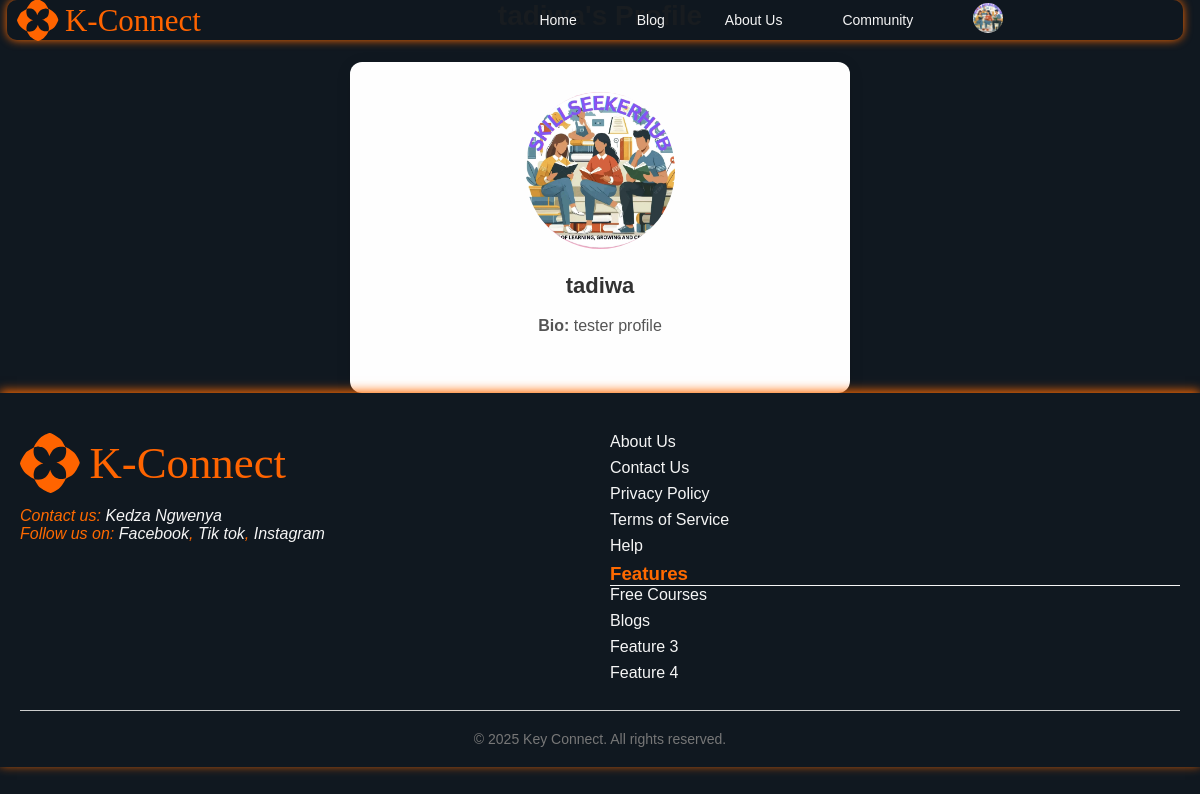
Screenshot of /profile/5/ (signed in) with the database file from the repository.
### keyConnectapp/models.py (models this page shows, shortened)
class Profile(models.Model):
    user = models.OneToOneField(settings.AUTH_USER_MODEL, on_delete=models.CASCADE)
    display_name = models.CharField(max_length=100, blank=True)
    avatar = models.ImageField(upload_to="avatars/", blank=True, null=True)
    bio = models.TextField(blank=True)
    personal_details = models.TextField(blank=True)  # Additional personal info

### keyConnectapp/views.py (the view)
# urls.py: path('profile/<int:user_id>/', views.profile_view, name='profile'),
def profile_view(request, user_id):
    user_obj = get_object_or_404(User, id=user_id)
    profile = Profile.objects.filter(user=user_obj).first()
    blogs = getattr(user_obj, "blogs", None)
    blogs = blogs.all()[:6] if blogs else []
    return render(request, "keyConnectapp/profile.html", {
        "profile_user": user_obj,
        "profile": profile,
        "blogs": blogs,
    })

### keyConnectapp/context_processors.py (called while the page is built)
def user_profile(request):
    if request.user.is_authenticated:
        try:
            profile = Profile.objects.get(user=request.user)
        except Profile.DoesNotExist:
            profile = None
    else:
        profile = None
    return {'nav_profile': profile}

### keyConnectapp/templates/keyConnectapp/profile.html (shortened to what this page needs)
{% extends "base.html" %}
{% load static %}
{% block content %}
<h2 class="profile-page__title">{{ profile_user.username }}'s Profile</h2>
<div class="profile-page__info">
    {% if profile and profile.avatar %}
        <img src="{{ profile.avatar.url }}" alt="{{ profile.display_name }}" class="profile-page__avatar" />
    {% else %}
        <img src="{% static 'keyConnectapp/images/default_avatar.png' %}" alt="Default avatar" class="profile-page__avatar" />
    {% endif %}
    <h3 class="profile-page__display-name">{{ profile.display_name|default:profile_user.username }}</h3>
    <p class="profile-page__bio"><strong>Bio:</strong> {{ profile.bio|linebreaksbr|default:"No bio yet." }}</p>
</div>
{% endblock %}

### templates/base.html (shortened to what this page needs)
<!DOCTYPE html>
<html>
<head>
    {% load static %}
    <link rel="stylesheet" href="{% static 'keyConnectapp/style.css' %}">
</head>
<body>
    <header class="main-header">
    <nav class="navbar">
        <img class="logo" src="{% static 'keyConnectapp/images/k-connectsidelogo.svg' %}" alt="Logo" />
        <ul class="nav-links">
            <li><a href="{% url 'home' %}">Home</a></li>
            <li><a href="{% url 'blog' %}">Blog</a></li>
            <li><a href="{% url 'about_us' %}">About Us</a></li>
            <li><a href="{% url 'community_list' %}">Community</a></li>
            {% if user.is_authenticated %}
            <li class="profile-dropdown">
                <img src="{% if nav_profile and nav_profile.avatar %}{{ nav_profile.avatar.url }}{% else %}{% static 'keyConnectapp/images/default_avatar.png' %}{% endif %}"
                    alt="Profile" class="nav-profile-pic" />
            </li>
            {% else %}
            <li><a href="{% url 'login' %}">Login</a></li>
            <li><a href="{% url 'register' %}"><span class="sign-up">Register</span></a></li>
            {% endif %}
        </ul>
    </nav>
</header>
    <main>
        {% block content %}{% endblock %}
    </main>
    <footer>
        <div class="footer-container">
            <address class="footer-left">
                <div class="footer-logo">
                    <img class="logo" src="{% static 'keyConnectapp/images/k-connectsidelogo.svg' %}" alt="Logo">
                </div>
                <p>Contact us: <a href="mailto:kedzangwenya@gmail.com">Kedza Ngwenya</a></p>
                <p>Follow us on:
                    <a href="https://www.facebook.com/MrafricaNgwenya">Facebook</a>,
                    <a href="https://www.tiktok.com/@mr_africa_official?_t=ZS-8yn49LGngob&_r=1">Tik tok</a>,
                    <a href=" https://www.instagram.com/mr_africa_black_is_power?igsh=eW40cGF0cjF5djY0">Instagram</a>
                </p>
            </address>
            <div class="footer-right">
                <nav class="footer-nav">
                    <ul>
                        <li><a href="{% url 'about_us' %}">About Us</a></li>
                        <li><a href="#">Contact Us</a></li>
                        <li><a href="#">Privacy Policy</a></li>
                        <li><a href="#">Terms of Service</a></li>
                        <li><a href="#">Help</a></li>
                    </ul>
                </nav>
                <div class="feature">
                    <h3>Features</h3>
                    <ul>
                        <li><a href="#">Free Courses</a></li>
                        <li><a href="#">Blogs</a></li>
                        <li><a href="#">Feature 3</a></li>
                        <li><a href="#">Feature 4</a></li>
                    </ul>
                </div>
            </div>
        </div>
        <div class="footer-bottom">
            <p>&copy; 2025 Key Connect. All rights reserved.</p>
        </div>
    </footer>
</body>
</html>

### keyConnectapp/static/keyConnectapp/style.css (style rules this page uses)
* { margin: 0; padding: 0; box-sizing: border-box; font-family: 'Arial', 'roboto'; }
:root { --background-color1: #ffb400; --background-color2: #ff6a00; --text-color: #2b2b2b; --rich-black: #101820; --rich-black2: #10182085; --text-color2: #f5f5f5; --test-color1: #ff6a00; }
body { background-color: var(--rich-black); }
.main-header { width: 98%; height: 40px; background-color: var(--rich-black2); display: flex; align-items: center; padding: 0 10px; margin: auto; border-radius: 10px; box-shadow: 0 0 10px var(--background-color2); position: fixed; top: 0; left: 7px; z-index: 1000; }
.navbar { width: 100%; display: flex; justify-content: space-between; align-items: center; }
.logo { height: 15%; width: 17%; }
.nav-links { list-style: none; display: flex; align-items: center; gap: 60px; margin: 0; width: 60%; padding: 0 5px 0 60px; }
.nav-links li { position: relative; }
.nav-links a { text-decoration: none; color: var(--text-color2); font-size: 14px; }
.nav-profile-pic { height: 30px; width: 30px; border-radius: 50%; cursor: pointer; object-fit: cover; aspect-ratio: 1 / 1; margin: 2 0 0 10px; }
.profile-dropdown { position: relative; }
:root { --cards-visible: 3; --gap: 20px; --card-height: 320px; }
footer { background-color: var(--rich-black); padding: 40px 20px 20px; font-family: sans-serif; box-shadow: 0 -2px 10px var(--background-color2); }
.feature h3 { color: var(--background-color2); border-bottom: 1px solid var(--text-color2); }
.footer-container { display: flex; justify-content: space-between; flex-wrap: wrap; gap: 20px; border-bottom: 1px solid #ccc; padding-bottom: 20px; }
.footer-container p { color: var(--background-color2); }
.footer-left, .footer-right { flex: 1; min-width: 250px; }
.footer-logo img { width: 50%; height: 15%; margin-bottom: 10px; }
.footer-nav ul, .feature ul { list-style: none; padding: 0; }
.footer-nav ul li, .feature ul li { margin-bottom: 8px; }
.footer-nav a, .feature a, address a { color: var(--text-color2); text-decoration: none; }
.footer-bottom { text-align: center; margin-top: 20px; font-size: 14px; color: #777; }
.profile-page__title { font-size: 28px; font-weight: 700; color: #222; margin-bottom: 30px; text-align: center; }
.profile-page__info { max-width: 500px; margin: 0 auto; background: #fefefe; padding: 30px 25px; border-radius: 12px; box-shadow: 0 3px 15px rgba(0,0,0,0.1); text-align: center; }
.profile-page__avatar { max-width: 150px; border-radius: 50%; margin-bottom: 20px; object-fit: cover; }
.profile-page__display-name { font-size: 22px; font-weight: 600; margin-bottom: 15px; color: #333; }
.profile-page__bio { font-size: 16px; color: #555; line-height: 1.5; margin-bottom: 25px; }

### rows the page displays
Profile: avatar (picture)
Profile: avatar (picture), display_name "tadiwa", bio "tester profile"

### other values shown
{{ profile_user.username }} "tadiwa"
